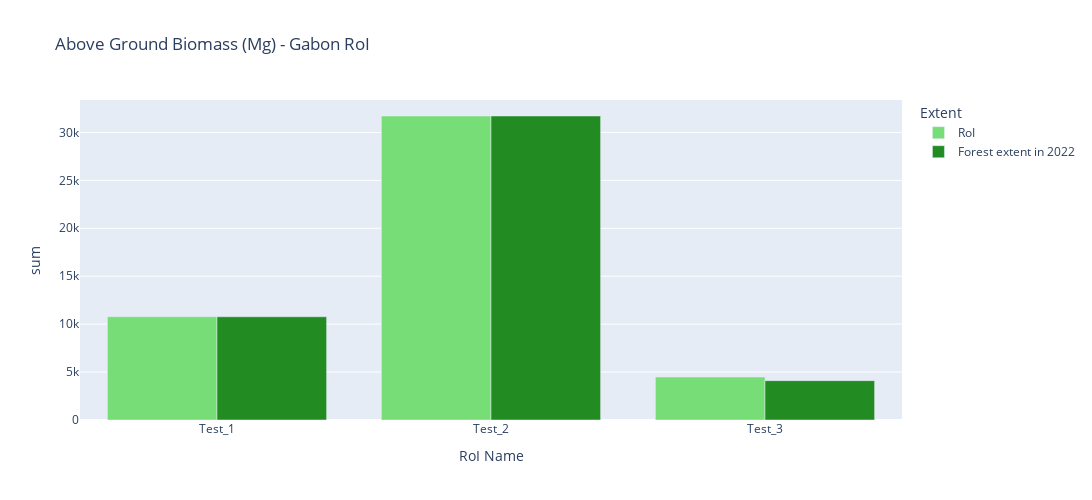

Notebook source saved alongside this figure:
### Code cell
# Mangrove area in RoI
fig_AGBForest22 = px.bar(merge_agb_table, x = merge_agb_table[roi_column_name],
                      y = "sum", color = "Region", barmode = "group",
                      category_orders={"Extent": ["RoI","Forest extent in 2022"]},
                      color_discrete_sequence = ['#77dd77','#228b22'],
                      width=1400, height=500, 
                      labels = {roi_column_name: "RoI Name","Area_Ha": "mangrove Area (Ha)"},
                      title ="Above Ground Biomass (Mg) - " + projectname)
fig_AGBForest22.update_layout(legend_title_text='Extent')

### Figure 1 — Plotly figure (JSON) as saved in the notebook; plotly's stock layout.template omitted (floating-point values rounded to 4 significant figures)
{"data": [{"alignmentgroup": "True", "hovertemplate": "Region=RoI<br>RoI Name=%{x}<br>sum=%{y}<extra></extra>", "legendgroup": "RoI", "marker": {"color": "#77dd77", "pattern": {"shape": ""}}, "name": "RoI", "offsetgroup": "RoI", "orientation": "v", "showlegend": true, "textposition": "auto", "type": "bar", "x": ["Test_1", "Test_2", "Test_3"], "xaxis": "x", "y": [10770.0, 31710.0, 4475.0], "yaxis": "y"}, {"alignmentgroup": "True", "hovertemplate": "Region=Forest extent in 2022<br>RoI Name=%{x}<br>sum=%{y}<extra></extra>", "legendgroup": "Forest extent in 2022", "marker": {"color": "#228b22", "pattern": {"shape": ""}}, "name": "Forest extent in 2022", "offsetgroup": "Forest extent in 2022", "orientation": "v", "showlegend": true, "textposition": "auto", "type": "bar", "x": ["Test_1", "Test_2", "Test_3"], "xaxis": "x", "y": [10770.0, 31710.0, 4106.0], "yaxis": "y"}], "layout": {"barmode": "group", "height": 500, "legend": {"title": {"text": "Extent"}, "tracegroupgap": 0}, "title": {"text": "Above Ground Biomass (Mg) - Gabon RoI"}, "width": 1400, "xaxis": {"anchor": "y", "autorange": true, "domain": [0, 1], "range": [-0.5, 2.5], "title": {"text": "RoI Name"}, "type": "category"}, "yaxis": {"anchor": "x", "autorange": true, "domain": [0, 1], "range": [0, 33380.0], "title": {"text": "sum"}, "type": "linear"}}}
